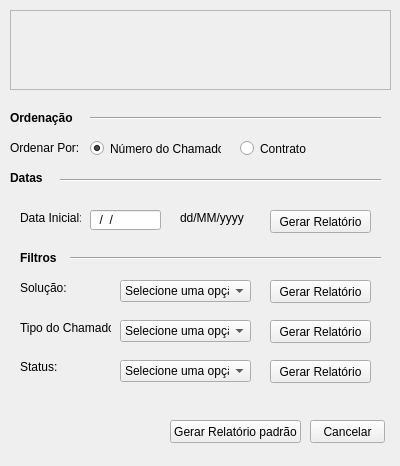
<?xml version="1.0" encoding="UTF-8"?>
<ui version="4.0">
 <class>RelatorioChamado</class>
 <widget class="QWidget" name="RelatorioChamado">
  <property name="geometry">
   <rect>
    <x>0</x>
    <y>0</y>
    <width>400</width>
    <height>466</height>
   </rect>
  </property>
  <property name="windowTitle">
   <string>Form</string>
  </property>
  <property name="windowIcon">
   <iconset>
    <normaloff>_img/logo_janela.ico</normaloff>_img/logo_janela.ico</iconset>
  </property>
  <widget class="QFrame" name="frame">
   <property name="geometry">
    <rect>
     <x>10</x>
     <y>10</y>
     <width>381</width>
     <height>80</height>
    </rect>
   </property>
   <property name="frameShape">
    <enum>QFrame::StyledPanel</enum>
   </property>
   <property name="frameShadow">
    <enum>QFrame::Raised</enum>
   </property>
   <widget class="QLabel" name="label_10">
    <property name="geometry">
     <rect>
      <x>0</x>
      <y>0</y>
      <width>381</width>
      <height>81</height>
     </rect>
    </property>
    <property name="text">
     <string/>
    </property>
    <property name="pixmap">
     <pixmap>_img/banner_relatorio_chamados.png</pixmap>
    </property>
   </widget>
  </widget>
  <widget class="QLabel" name="label">
   <property name="geometry">
    <rect>
     <x>10</x>
     <y>170</y>
     <width>111</width>
     <height>16</height>
    </rect>
   </property>
   <property name="font">
    <font>
     <weight>75</weight>
     <bold>true</bold>
    </font>
   </property>
   <property name="text">
    <string>Datas</string>
   </property>
  </widget>
  <widget class="Line" name="line">
   <property name="geometry">
    <rect>
     <x>60</x>
     <y>170</y>
     <width>321</width>
     <height>20</height>
    </rect>
   </property>
   <property name="orientation">
    <enum>Qt::Horizontal</enum>
   </property>
  </widget>
  <widget class="QLabel" name="label_2">
   <property name="geometry">
    <rect>
     <x>20</x>
     <y>210</y>
     <width>61</width>
     <height>16</height>
    </rect>
   </property>
   <property name="text">
    <string>Data Inicial:</string>
   </property>
  </widget>
  <widget class="QLineEdit" name="txt_data">
   <property name="geometry">
    <rect>
     <x>90</x>
     <y>210</y>
     <width>71</width>
     <height>20</height>
    </rect>
   </property>
   <property name="inputMask">
    <string>##/##/####</string>
   </property>
  </widget>
  <widget class="QLabel" name="label_4">
   <property name="geometry">
    <rect>
     <x>180</x>
     <y>210</y>
     <width>71</width>
     <height>16</height>
    </rect>
   </property>
   <property name="text">
    <string>dd/MM/yyyy</string>
   </property>
  </widget>
  <widget class="QPushButton" name="btn_cancelar">
   <property name="geometry">
    <rect>
     <x>310</x>
     <y>420</y>
     <width>75</width>
     <height>23</height>
    </rect>
   </property>
   <property name="text">
    <string>Cancelar</string>
   </property>
  </widget>
  <widget class="QLabel" name="label_7">
   <property name="geometry">
    <rect>
     <x>20</x>
     <y>250</y>
     <width>41</width>
     <height>16</height>
    </rect>
   </property>
   <property name="font">
    <font>
     <weight>75</weight>
     <bold>true</bold>
    </font>
   </property>
   <property name="text">
    <string>Filtros</string>
   </property>
  </widget>
  <widget class="Line" name="line_3">
   <property name="geometry">
    <rect>
     <x>70</x>
     <y>250</y>
     <width>311</width>
     <height>16</height>
    </rect>
   </property>
   <property name="orientation">
    <enum>Qt::Horizontal</enum>
   </property>
  </widget>
  <widget class="QLabel" name="label_8">
   <property name="geometry">
    <rect>
     <x>20</x>
     <y>280</y>
     <width>81</width>
     <height>16</height>
    </rect>
   </property>
   <property name="text">
    <string>Solução:</string>
   </property>
  </widget>
  <widget class="QComboBox" name="combo_solucao">
   <property name="geometry">
    <rect>
     <x>120</x>
     <y>280</y>
     <width>131</width>
     <height>22</height>
    </rect>
   </property>
   <item>
    <property name="text">
     <string>Selecione uma opção</string>
    </property>
   </item>
  </widget>
  <widget class="QLabel" name="label_9">
   <property name="geometry">
    <rect>
     <x>20</x>
     <y>320</y>
     <width>91</width>
     <height>16</height>
    </rect>
   </property>
   <property name="text">
    <string>Tipo do Chamado:</string>
   </property>
  </widget>
  <widget class="QComboBox" name="combo_tipo_chamado">
   <property name="geometry">
    <rect>
     <x>120</x>
     <y>320</y>
     <width>131</width>
     <height>22</height>
    </rect>
   </property>
   <item>
    <property name="text">
     <string>Selecione uma opção</string>
    </property>
   </item>
   <item>
    <property name="text">
     <string>Incidente</string>
    </property>
   </item>
   <item>
    <property name="text">
     <string>Cobrança</string>
    </property>
   </item>
   <item>
    <property name="text">
     <string>Dúvida</string>
    </property>
   </item>
  </widget>
  <widget class="QLabel" name="label_6">
   <property name="geometry">
    <rect>
     <x>20</x>
     <y>360</y>
     <width>47</width>
     <height>13</height>
    </rect>
   </property>
   <property name="text">
    <string>Status:</string>
   </property>
  </widget>
  <widget class="QComboBox" name="combo_status">
   <property name="geometry">
    <rect>
     <x>120</x>
     <y>360</y>
     <width>131</width>
     <height>22</height>
    </rect>
   </property>
   <item>
    <property name="text">
     <string>Selecione uma opção</string>
    </property>
   </item>
   <item>
    <property name="text">
     <string>Aberto</string>
    </property>
   </item>
   <item>
    <property name="text">
     <string>Em Atendimento</string>
    </property>
   </item>
   <item>
    <property name="text">
     <string>Cancelado</string>
    </property>
   </item>
  </widget>
  <widget class="QLabel" name="label_11">
   <property name="geometry">
    <rect>
     <x>10</x>
     <y>110</y>
     <width>71</width>
     <height>16</height>
    </rect>
   </property>
   <property name="font">
    <font>
     <weight>75</weight>
     <bold>true</bold>
    </font>
   </property>
   <property name="text">
    <string>Ordenação</string>
   </property>
  </widget>
  <widget class="Line" name="line_2">
   <property name="geometry">
    <rect>
     <x>90</x>
     <y>110</y>
     <width>291</width>
     <height>16</height>
    </rect>
   </property>
   <property name="orientation">
    <enum>Qt::Horizontal</enum>
   </property>
  </widget>
  <widget class="QLabel" name="label_12">
   <property name="geometry">
    <rect>
     <x>10</x>
     <y>140</y>
     <width>71</width>
     <height>16</height>
    </rect>
   </property>
   <property name="text">
    <string>Ordenar Por:</string>
   </property>
  </widget>
  <widget class="QPushButton" name="btn_gerar_solucao">
   <property name="geometry">
    <rect>
     <x>270</x>
     <y>280</y>
     <width>101</width>
     <height>23</height>
    </rect>
   </property>
   <property name="text">
    <string>Gerar Relatório</string>
   </property>
  </widget>
  <widget class="QPushButton" name="btn_gerar_tipo">
   <property name="geometry">
    <rect>
     <x>270</x>
     <y>320</y>
     <width>101</width>
     <height>23</height>
    </rect>
   </property>
   <property name="text">
    <string>Gerar Relatório</string>
   </property>
  </widget>
  <widget class="QPushButton" name="btn_gerar_status">
   <property name="geometry">
    <rect>
     <x>270</x>
     <y>360</y>
     <width>101</width>
     <height>23</height>
    </rect>
   </property>
   <property name="text">
    <string>Gerar Relatório</string>
   </property>
  </widget>
  <widget class="QRadioButton" name="radio_numero_chamado">
   <property name="geometry">
    <rect>
     <x>90</x>
     <y>140</y>
     <width>131</width>
     <height>17</height>
    </rect>
   </property>
   <property name="text">
    <string>Número do Chamado</string>
   </property>
   <property name="checked">
    <bool>true</bool>
   </property>
  </widget>
  <widget class="QRadioButton" name="radio_contrato">
   <property name="geometry">
    <rect>
     <x>240</x>
     <y>140</y>
     <width>82</width>
     <height>17</height>
    </rect>
   </property>
   <property name="text">
    <string>Contrato</string>
   </property>
  </widget>
  <widget class="QPushButton" name="btn_gerar_data">
   <property name="geometry">
    <rect>
     <x>270</x>
     <y>210</y>
     <width>101</width>
     <height>23</height>
    </rect>
   </property>
   <property name="text">
    <string>Gerar Relatório</string>
   </property>
  </widget>
  <widget class="QPushButton" name="btn_gerar_relatorio_padrao">
   <property name="geometry">
    <rect>
     <x>170</x>
     <y>420</y>
     <width>131</width>
     <height>23</height>
    </rect>
   </property>
   <property name="text">
    <string>Gerar Relatório padrão</string>
   </property>
  </widget>
 </widget>
 <resources/>
 <connections/>
</ui>
